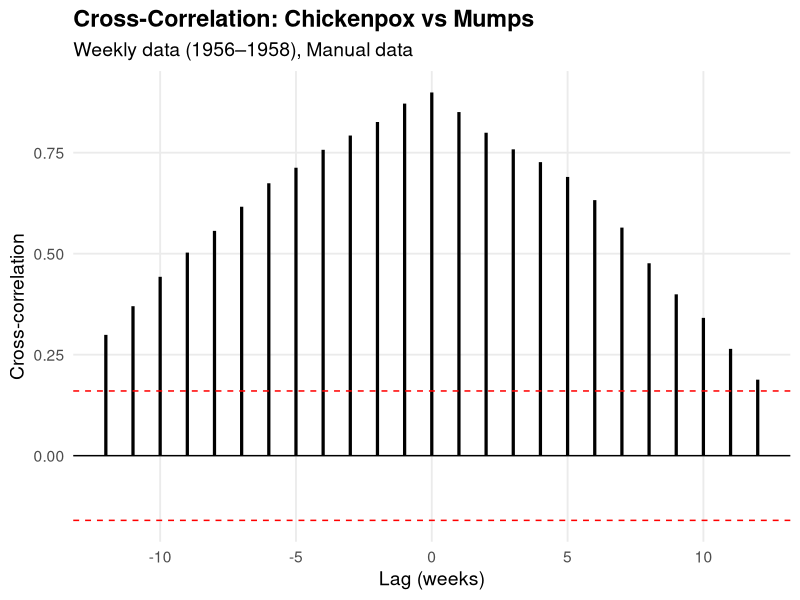

Write R code to recreate this figure.
library(ggplot2)

manual_file   <- read.csv("1956-1958_manual_timeseries_chickenpox_mumps.csv")
textract_file <- read.csv("1956-1958_textract_timeseries_hardcoded.csv")
# Convert to numeric 
x <- as.numeric(textract_file$Chickenpox) 
y <- as.numeric(textract_file$Mumps)

x <- as.numeric(manual_file$Chickenpox) 
y <- as.numeric(manual_file$Mumps)

#  Drop rows with NA in either series (handles internal NAs)
keep <- complete.cases(x, y)
x <- x[keep]
y <- y[keep]


# 1) Compute CCF without plotting
cc <- ccf(x, y,
          lag.max = 12,
          plot = FALSE,
          na.action = na.omit)

# Extract values
lags <- as.vector(cc$lag)
cors <- as.vector(cc$acf)

cc_df <- data.frame(
  Lag = lags,
  Correlation = cors
)

# 2) Significance bounds (approximate)
n <- length(x)
conf <- 2 / sqrt(n)

# 3) Plot
ggplot(cc_df, aes(x = Lag, y = Correlation)) +
  geom_hline(yintercept = 0, color = "black") +
  geom_segment(aes(xend = Lag, yend = 0),
               linewidth = 1.1) +
  geom_hline(yintercept = c(-conf, conf),
             linetype = "dashed",
             color = "red") +
  theme_minimal(base_size = 14) +
  labs(title = "Cross-Correlation: Chickenpox vs Mumps",
       subtitle = "Weekly data (1956–1958), Manual data",
       x = "Lag (weeks)",
       y = "Cross-correlation") +
  theme(
    plot.title = element_text(face = "bold"),
    panel.grid.minor = element_blank()
  )
